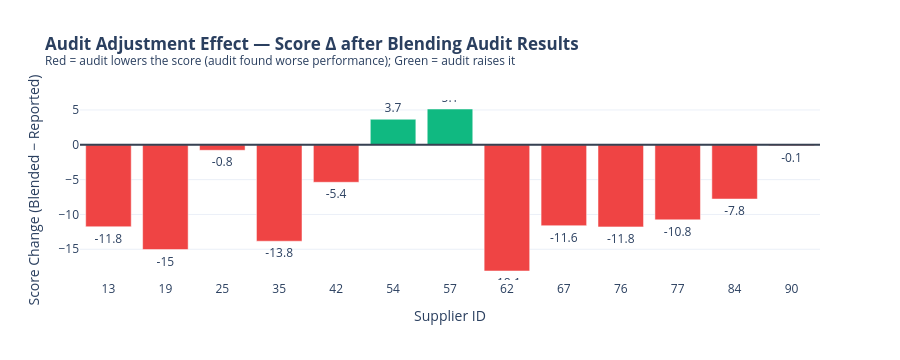

Here is the notebook cell this chart was saved with:
### Code cell
# Score adjustments after Audit
df_audits_full["blended_score"] = (
    0.7 * df_audits_full["overall_esg_score"] + 0.3 * df_audits_full["audit_score"]
)
df_audits_full["score_delta"] = df_audits_full["blended_score"] - df_audits_full["overall_esg_score"]

fig_delta = go.Figure()
fig_delta.add_trace(go.Bar(
    x=df_audits_full["supplier_id"].astype(str),
    y=df_audits_full["score_delta"],
    marker_color=["#ef4444" if d < 0 else "#10b981" for d in df_audits_full["score_delta"]],
    text=df_audits_full["score_delta"].round(1),
    textposition="outside",
    hovertemplate=(
        "Supplier %{x}<br>Score Δ: %{y:.1f}<br>"
        "<extra></extra>"
    )
))
fig_delta.add_hline(y=0, line_dash="solid", line_color="#374151")
fig_delta.update_layout(
    title="<b>Audit Adjustment Effect — Score Δ after Blending Audit Results</b><br>"
          "<sup>Red = audit lowers the score (audit found worse performance); Green = audit raises it</sup>",
    xaxis_title="Supplier ID", yaxis_title="Score Change (Blended − Reported)",
    template="plotly_white", height=360
)
fig_delta.show()

### Figure 1 — Plotly figure (JSON) as saved in the notebook; plotly's stock layout.template omitted (floating-point values rounded to 4 significant figures)
{"data": [{"hovertemplate": "Supplier %{x}<br>Score Δ: %{y:.1f}<br><extra></extra>", "marker": {"color": ["#ef4444", "#ef4444", "#ef4444", "#ef4444", "#ef4444", "#10b981", "#10b981", "#ef4444", "#ef4444", "#ef4444", "#ef4444", "#ef4444", "#ef4444"]}, "text": [-11.8, -15.0, -0.8, -13.8, -5.4, 3.7, 5.1, -18.1, -11.6, -11.8, -10.8, -7.8, -0.1], "textposition": "outside", "type": "bar", "x": ["13", "19", "25", "35", "42", "54", "57", "62", "67", "76", "77", "84", "90"], "y": [-11.77, -15.04, -0.792, -13.84, -5.382, 3.666, 5.136, -18.12, -11.61, -11.79, -10.78, -7.788, -0.132]}], "layout": {"height": 360, "shapes": [{"line": {"color": "#374151", "dash": "solid"}, "type": "line", "x0": 0, "x1": 1, "xref": "x domain", "y0": 0, "y1": 0, "yref": "y"}], "title": {"text": "<b>Audit Adjustment Effect — Score Δ after Blending Audit Results</b><br><sup>Red = audit lowers the score (audit found worse performance); Green = audit raises it</sup>"}, "xaxis": {"title": {"text": "Supplier ID"}}, "yaxis": {"title": {"text": "Score Change (Blended − Reported)"}}}}
